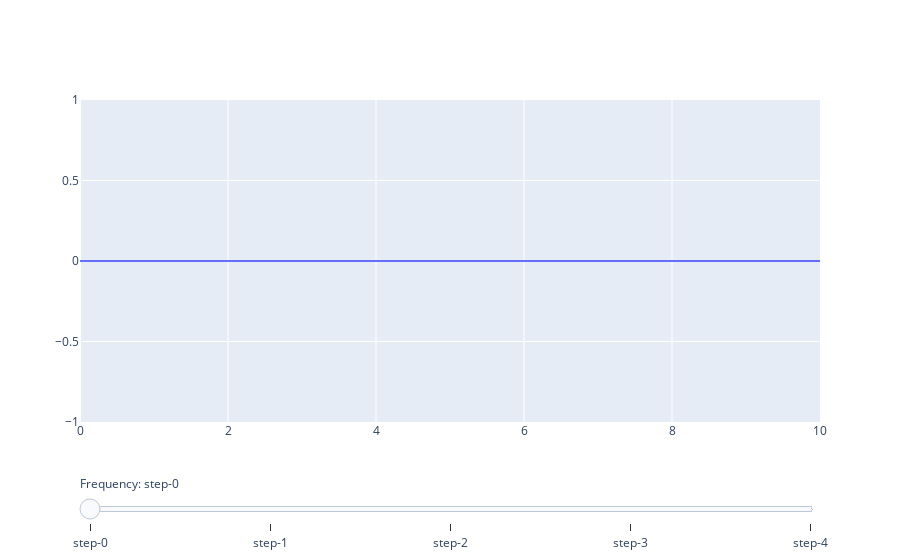

Notebook code for this chart:
### Code cell
x = np.linspace(0, 10, 100)

# Create figure with multiple traces for slider steps
fig = go.Figure()
for step in range(5):
    fig.add_trace(
        go.Scatter(
            x=x,
            y=np.sin(step * x),
            visible=(step == 0),  # Make only the first trace visible initially
            name=f"Step {step}"
        )
    )

# Create slider steps
steps = []
for i in range(len(fig.data)):
    step = dict(
        method="update",
        args=[{"visible": [False] * len(fig.data)}, {"title": f"Step {i}"}],
    )
    step["args"][0]["visible"][i] = True
    steps.append(step)

# Add slider to layout
sliders = [
    dict(
        active=0,
        currentvalue={"prefix": "Frequency: "},
        pad={"t": 50},
        steps=steps
    )
]

fig.update_layout(sliders=sliders)
fig.show()
